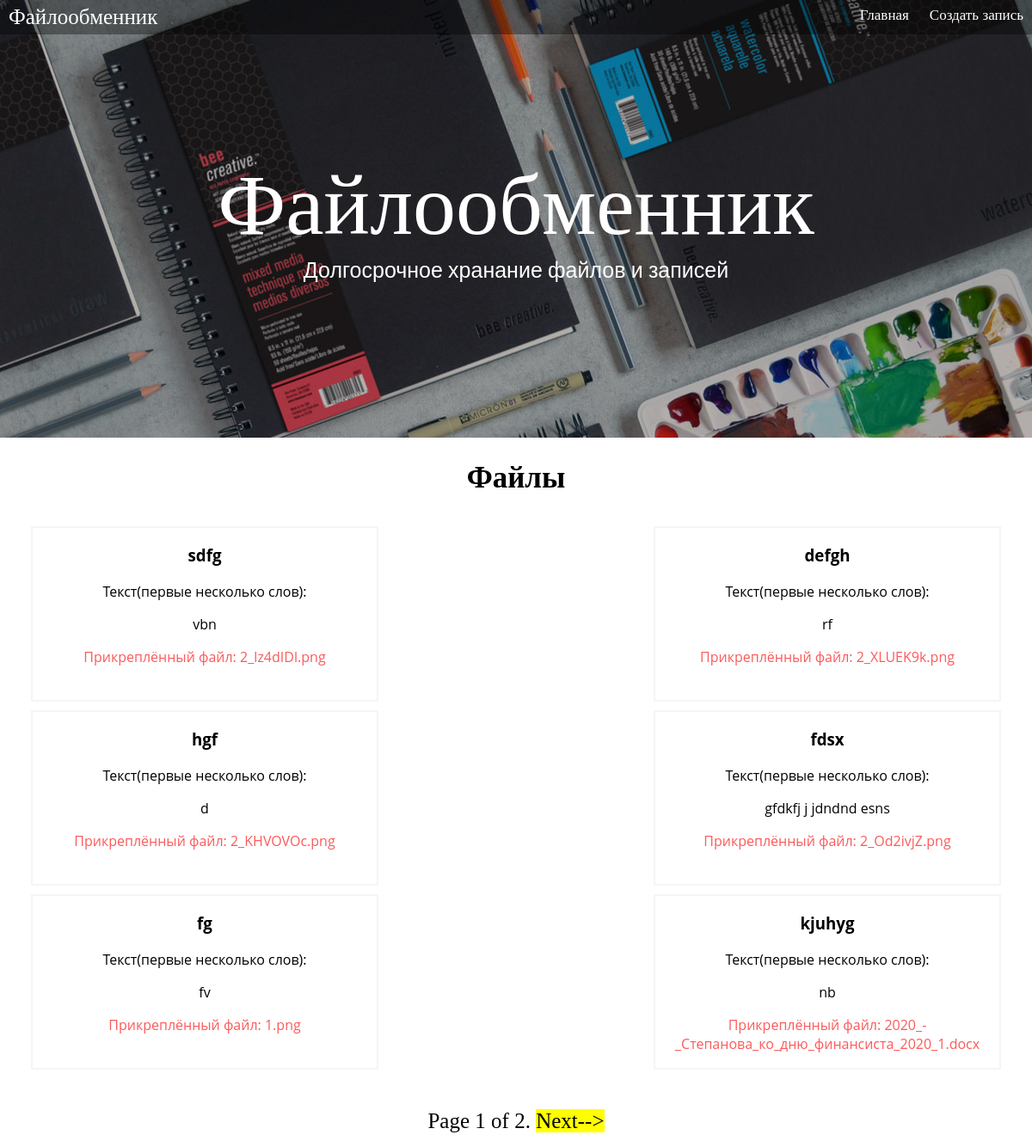
Screenshot of /blog/ with the database file from the repository.
### blog/models.py (models this page shows, shortened)
class Post(models.Model):
    STATUS_CHOICES = (
        ('draft', 'Draft'),
        ('published', 'Published'),
        ('active','Active'),
    )
    title = models.CharField(max_length=250)
    slug = models.SlugField(max_length=250,
                            	unique_for_date='publish')
    file_f = models.FileField(blank=True,null=True)
    body = models.TextField()
    publish = models.DateTimeField(default=timezone.now)
    created = models.DateTimeField(auto_now_add=True)
    updated = models.DateTimeField(auto_now=True)
    status = models.CharField(max_length=10,
                              choices=STATUS_CHOICES,
                              default='published')
    def get_absolute_url(self):
        return reverse('blog:post_detail',
		       args=[self.publish.year,
		       self.publish.month,
		       self.publish.day,
		       self.slug])
    objects = models.Manager()  # Менеджер по умолчанию
    published = PublishedManager()
    class Meta:
        ordering = ('-publish',)

### blog/views.py (the view)
# urls.py: path('', views.post_list, name='post_list'),
def post_list(request):
    object_list = Post.published.all()
    paginator = Paginator(object_list, 6)  # 3 поста на каждой странице
    page = request.GET.get('page')
    try:
        posts = paginator.page(page)
    except PageNotAnInteger:
        posts = paginator.page(1)
    except EmptyPage:
        posts = paginator.page(paginator.num_pages)
    return render(request,
	          'blog/post/list.html',
		  {'page': page,
		   'posts': posts})

### blog/models.py (called while the page is built)
    def get_queryset(self):
        return super(PublishedManager,
		     self).get_queryset()\
        		.filter(status='published')

### blog/templates/blog/post/list.html (shortened to what this page needs)
<!DOCTYPE html>
<html lang="ru">
<head>
  {% load static %}
  <link rel="stylesheet" type="text/css" href="{% static 'css/blog.css' %}">
</head>
<body>
  <nav class="nav1">
    <p class="nav-p">Файлообменник</p>
    <div align = "right" class="fl1">
      <a href="page.html" class="a-nav">Главная</a>
      <a href="new/" class="a-nav">Создать запись</a>
    </div>
  </nav>
  <header style="background-image: url('{% static '1.jpg' %}');background-repeat: no-repeat;background-size: cover;text-align: center;align-items: center;">
    <div style="padding:15%;">
      <h1 class="head-h">Файлообменник</h1>
      <p class="head-p">Долгосрочное хранание файлов и записей</p>
    </div>
  </header>
  <div style="align-items: center; text-align: center;"><h1 class="main-p">Файлы</h1></div>
  <div class="mar">
{% block content %}
    {% for post in posts %}
      <a href="{{ post.get_absolute_url }}" class="posts-links">
        <div class="product-item">
          <h3>{{ post.title }}</h3>
          <p class="p-item-1">
                Текст(первые несколько слов): <p class="p-item-1">{{ post.body|truncatewords:5|linebreaks }} </p>
            </p>
            <span class="price">Прикреплённый файл: {{ post.file_f }}</span>
        </div>
      </a>
    {% endfor %}
{% endblock %}
  </div>
<p style="text-align: center; margin: auto;">
  {% include "../pagination.html" with page=posts %}
</p>
</body>
</html>

### blog/templates/blog/pagination.html (shortened to what this page needs)
<div style="text-align: center; margin: auto;">
 <span class="step-links">
    <span style="font-size: 25px; font-weight: 200;">
  Page {{ page.number }} of {{ page.paginator.num_pages }}.
    </span>
  {% if page.has_next %}
        <a href="?page={{ page.next_page_number }}" style="font-size: 25px; font-weight: 200; background-color: yellow;color:black;text-decoration-line: none;" >Next--></a>
  {% endif %}
  </span>
</div>

### blog/static/css/blog.css (style rules this page uses)
.mar { align-items: center; display: flex; flex-wrap: wrap; flex-direction: row; justify-content: space-between; margin: 3%; columns: 3; }
.fl1 { float: right; margin-top:7px; }
.nav1 { background-color: #00000059; height: 40px; margin-bottom: -40px; position: fixed; width: 100%; }
.head-h { font-family: 'Dancing Script', cursive; font-weight: 500; font-size: 100px; color: white; margin: 0; }
body { margin: 0; }
.head-p { font-family: 'Roboto', sans-serif; font-weight: 500; font-size: 25px; color: white; margin: 0; }
.nav-p { font-family: 'Dancing Script', cursive; font-weight: 500; font-size: 25px; color: white; padding-left: 10px; padding-top: 5px; margin: 0; float: left; }
.a-nav { color: white; text-decoration: none; font-weight: 500; padding-right: 10px; padding-left: 10px; padding-bottom: 10px; padding-top: 5px; font-family: 'Dancing Script', cursive; font-size: 17px; }
h3 { color: black; }
p { color: black; }
.product-item { width: 400px; height: 200px; text-align: center; margin: 0 auto; border: 2px solid #F5F5F5; background: white; font-family: "Open Sans"; transition: .3s ease-in; float: left; margin-bottom: 10px; }
.p-item-1 { text-decoration-line: none; color: black; }
.price { font-size: 16px; color: #fc5a5a; display: block; margin-bottom: 12px; }
.main-p { font-family: 'Lobster', cursive; font-size: 35px; }

### rows the page displays
Post: title "sdfg", body "vbn", file_f "2_lz4dIDl.png"
Post: title "defgh", body "rf", file_f "2_XLUEK9k.png"
Post: title "hgf", body "d", file_f "2_KHVOVOc.png"
Post: title "fdsx", body "gfdkfj j jdndnd esns", file_f "2_Od2ivjZ.png"
Post: title "fg", body "fv", file_f "1.png"
Post: title "kjuhyg", body "nb", file_f "2020_-_Степанова_ко_дню_финансиста_2020_1.docx"

### other values shown
{{ page.number }} "1"
{{ page.paginator.num_pages }} "2"
